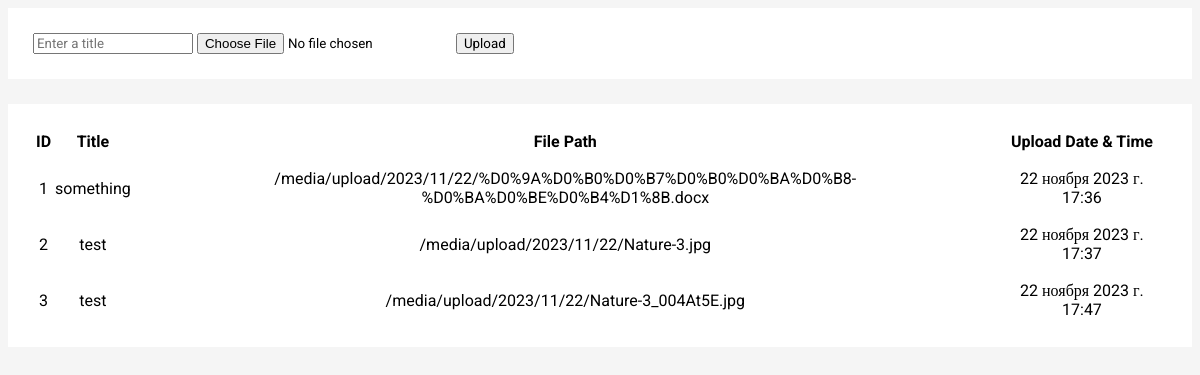
Page /upload/ on the earlier database version.
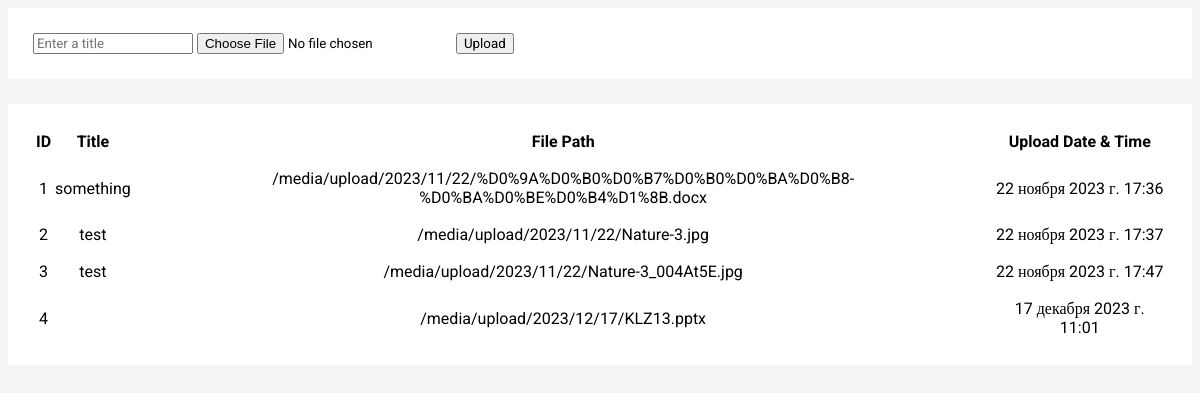
Same page on the later database version.
### app_load/models.py (models this page shows, shortened)
class Document(models.Model):
    title = models.CharField(max_length=200, verbose_name='Заголовок')
    uploadedFile = models.FileField(
        upload_to="upload/%Y/%m/%d/", verbose_name='Файл')
    dateTimeOfUpload = models.DateTimeField(
        auto_now=True, verbose_name='Время создания')
    class Meta:
        verbose_name = 'Загруженный файл'
        verbose_name_plural = 'Загруженные файлы'

### app_load/views.py (the view)
# urls.py: path('', uploadFile, name='upload'),
def uploadFile(request):
    if request.method == "POST":
        fileTitle = request.POST["fileTitle"]
        uploadedFile = request.FILES["uploadedFile"]
        document = models.Document(title=fileTitle, uploadedFile=uploadedFile)
        document.save()
    documents = models.Document.objects.all()
    return render(request, "app_load/upload-file.html", context={"files": documents})

### app_load/templates/app_load/upload-file.html (shortened to what this page needs)
<!DOCTYPE html>
<html lang="en">
  <head>
    {% load static %}
  </head>
  <body>
    <form
      action="{% url 'upload' %}"
      method="POST"
      enctype="multipart/form-data"
    >
      <input type="text" name="fileTitle" placeholder="Enter a title" />
      <input type="file" name="uploadedFile" />
      <input type="submit" value="Upload" />
    </form>
    <table>
      <tr>
        <th>ID</th>
        <th>Title</th>
        <th>File Path</th>
        <th>Upload Date & Time</th>
      </tr>
      {% for file in files %}
      <tr>
        <td>{{ file.id }}</td>
        <td>{{ file.title }}</td>
        <td>{{ file.uploadedFile.url }}</td>
        <td>{{ file.dateTimeOfUpload }}</td>
      </tr>
      {% endfor %}
    </table>
  </body>
</html>

### app_load/templates/app_load/upload-file.html (style rules this page uses)
* { font-family: "Roboto"; }
body { background-color: #f5f5f5; }
form { background-color: #ffffff; padding: 25px; }
table { width: 100%; text-align: center; margin-top: 25px; padding: 25px; background-color: #ffffff; }
table tr td { padding-top: 15px; }

Differences in the rows shown:
added Document: id "4", uploadedFile "/media/upload/2023/12/17/KLZ13.pptx", dateTimeOfUpload "17 декабря 2023 г. 11:01"
